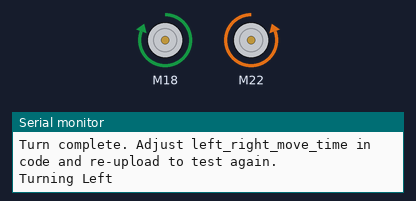
This sketch was run on a simulated ESP32. On the bench: 2 × DC motor (green arrow = forward, orange = backward, longer = faster), the last lines printed to the serial monitor.

Above: at 4.2 s.
At 9.5 s:
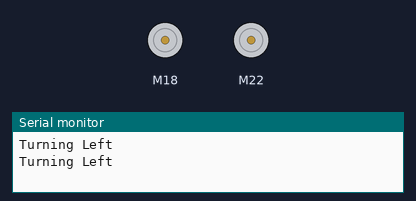
Timing chart, 0 to 11.6 s (numbered marks = the images above):
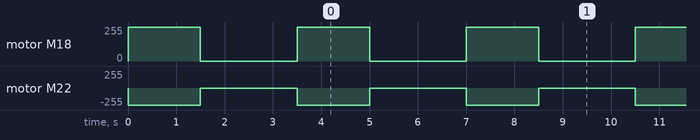

The sketch:

test_move_left.ino
```cpp
#include <L298NX2.h>

const unsigned int EN_A = 19;
const unsigned int IN1_A = 22;
const unsigned int IN2_A = 21;

const unsigned int IN1_B = 18;
const unsigned int IN2_B = 17;
const unsigned int EN_B = 16;

unsigned int motorSpeedA = 255;
unsigned int motorSpeedB = 255;

L298NX2 all_motors(EN_A, IN1_A, IN2_A, EN_B, IN1_B, IN2_B);

int left_right_move_time = 1500;  // ms for the turn - adjust this value, re-upload, and observe if it's ~90 degrees
int stop_delay = 2000;  // ms pause after the move

void move_left(int delaynow){
  Serial.println("Turning Left");
  all_motors.forwardB();
  all_motors.backwardA();
  delay(delaynow);
  all_motors.stop();
  delay(stop_delay);
}

void setup(){
  Serial.begin(115200);
  all_motors.setSpeedA(motorSpeedA);
  all_motors.setSpeedB(motorSpeedB);

  // Automatically start moving left on boot
  Serial.println("Starting left turn calibration with delay: " + String(left_right_move_time) + " ms");
  move_left(left_right_move_time);
  Serial.println("Turn complete. Adjust left_right_move_time in code and re-upload to test again.");
}

void loop(){
  // Empty - no repeated actions
  move_left(left_right_move_time);
}
```

Measured:
- by itself, motor M18: alternates forward 255/255 for 1.5 s and stopped for 2.0 s
- by itself, motor M22: alternates backward 255/255 for 1.5 s and stopped for 2.0 s
